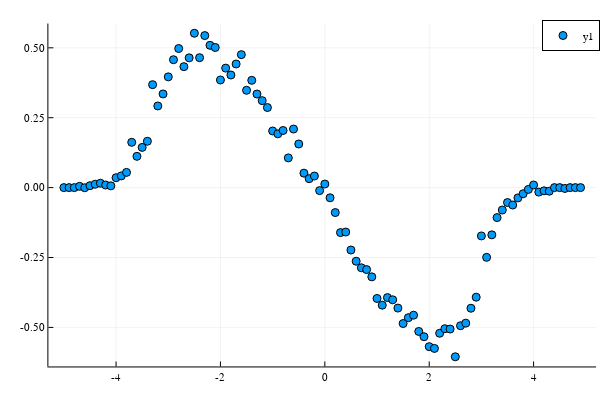

The notebook cell saved with this chart:
### Code cell
Plots.scatter(-5.0:0.1:4.9, mean.(eachslice(estimated_D1[2, :, :], dims = 2)))
# scatter(estimated_D1[1, :, 49])

### Figure 1 — Plotly figure (JSON) as saved in the notebook; plotly's stock layout.template omitted (floating-point values rounded to 4 significant figures)
{"data": [{"colorbar": {"len": 0.9525, "title": "", "x": 0.9934, "y": 0.5139}, "legendgroup": "y1", "marker": {"color": "rgba(0, 154, 250, 1.000)", "line": {"color": "rgba(0, 0, 0, 1.000)", "width": 1}, "size": 8, "symbol": "circle"}, "mode": "markers", "name": "y1", "showlegend": true, "type": "scatter", "x": [-5, -4.9, -4.8, -4.7, -4.6, -4.5, -4.4, -4.3, -4.2, -4.1, -4, -3.9, -3.8, -3.7, -3.6, -3.5, -3.4, -3.3, -3.2, -3.1, -3, -2.9, -2.8, -2.7, -2.6, -2.5, -2.4, -2.3, -2.2, -2.1, -2, -1.9, -1.8, -1.7, -1.6, -1.5, -1.4, -1.3, -1.2, -1.1, -1, -0.9, -0.8, -0.7, -0.6, -0.5, -0.4, -0.3, -0.2, -0.1, 0, 0.1, 0.2, 0.3, 0.4, 0.5, 0.6, 0.7, 0.8, 0.9, 1, 1.1, 1.2, 1.3, 1.4, 1.5, 1.6, 1.7, 1.8, 1.9, 2, 2.1, 2.2, 2.3, 2.4, 2.5, 2.6, 2.7, 2.8, 2.9, 3, 3.1, 3.2, 3.3, 3.4, 3.5, 3.6, 3.7, 3.8, 3.9, 4, 4.1, 4.2, 4.3, 4.4, 4.5, 4.6, 4.7, 4.8, 4.9], "xaxis": "x", "y": [0, 0, 0, 0.004588, -0.0004543, 0.006898, 0.01211, 0.0157, 0.009294, 0.006312, 0.03544, 0.04196, 0.0545, 0.162, 0.1119, 0.1438, 0.1658, 0.3683, 0.2921, 0.3351, 0.3961, 0.4574, 0.4975, 0.4326, 0.4642, 0.5521, 0.4647, 0.5438, 0.5089, 0.5012, 0.3849, 0.4274, 0.4027, 0.4422, 0.4756, 0.3481, 0.3837, 0.3347, 0.311, 0.2864, 0.2026, 0.1924, 0.2042, 0.1063, 0.2095, 0.1561, 0.0518, 0.03196, 0.04148, -0.01075, 0.01278, -0.03642, -0.08926, -0.1609, -0.1589, -0.2232, -0.2633, -0.2867, -0.2932, -0.3192, -0.3964, -0.4204, -0.3934, -0.4012, -0.4309, -0.4861, -0.4652, -0.4562, -0.5144, -0.5333, -0.5688, -0.5751, -0.5209, -0.5046, -0.5058, -0.6049, -0.494, -0.4847, -0.4314, -0.3919, -0.1728, -0.2494, -0.1689, -0.1073, -0.08018, -0.05338, -0.06225, -0.03677, -0.02195, -0.006438, 0.009372, -0.01601, -0.01147, -0.01275, 0, 0, -0.003002, 0, 0, 0], "yaxis": "y"}], "layout": {"annotations": [], "height": 400, "legend": {"bgcolor": "rgba(255, 255, 255, 1.000)", "bordercolor": "rgba(0, 0, 0, 1.000)", "borderwidth": 1, "font": {"color": "rgba(0, 0, 0, 1.000)", "family": "sans-serif", "size": 11}, "title": {"font": {"color": "rgba(0, 0, 0, 1.000)", "family": "sans-serif", "size": 15}, "text": ""}, "tracegroupgap": 0, "traceorder": "normal", "x": 1, "xanchor": "auto", "y": 1, "yanchor": "auto"}, "margin": {"b": 20, "l": 0, "r": 0, "t": 20}, "paper_bgcolor": "rgba(255, 255, 255, 1.000)", "plot_bgcolor": "rgba(255, 255, 255, 1.000)", "showlegend": true, "width": 600, "xaxis": {"anchor": "y", "domain": [0.08064, 0.9934], "gridcolor": "rgba(0, 0, 0, 0.100)", "gridwidth": 0.5, "linecolor": "rgba(0, 0, 0, 1.000)", "mirror": false, "range": [-5.297, 5.197], "showgrid": true, "showline": true, "showticklabels": true, "tickangle": 0, "tickcolor": "rgb(0, 0, 0)", "tickfont": {"color": "rgba(0, 0, 0, 1.000)", "family": "sans-serif", "size": 11}, "tickmode": "array", "ticks": "inside", "ticktext": ["-4", "-2", "0", "2", "4"], "tickvals": [-4, -2, 0, 2, 4], "title": "", "titlefont": {"color": "rgba(0, 0, 0, 1.000)", "family": "sans-serif", "size": 15}, "type": "-", "visible": true, "zeroline": false, "zerolinecolor": "rgba(0, 0, 0, 1.000)"}, "yaxis": {"anchor": "x", "domain": [0.03762, 0.9902], "gridcolor": "rgba(0, 0, 0, 0.100)", "gridwidth": 0.5, "linecolor": "rgba(0, 0, 0, 1.000)", "mirror": false, "range": [-0.6396, 0.5868], "showgrid": true, "showline": true, "showticklabels": true, "tickangle": 0, "tickcolor": "rgb(0, 0, 0)", "tickfont": {"color": "rgba(0, 0, 0, 1.000)", "family": "sans-serif", "size": 11}, "tickmode": "array", "ticks": "inside", "ticktext": ["-0.50", "-0.25", "0.00", "0.25", "0.50"], "tickvals": [-0.5, -0.25, 0, 0.25, 0.5], "title": "", "titlefont": {"color": "rgba(0, 0, 0, 1.000)", "family": "sans-serif", "size": 15}, "type": "-", "visible": true, "zeroline": false, "zerolinecolor": "rgba(0, 0, 0, 1.000)"}}}
